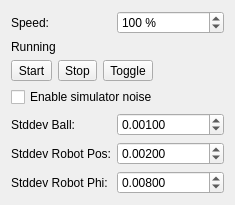
<?xml version="1.0" encoding="UTF-8"?>
<ui version="4.0">
 <class>SimulatorWidget</class>
 <widget class="QWidget" name="SimulatorWidget">
  <property name="geometry">
   <rect>
    <x>0</x>
    <y>0</y>
    <width>235</width>
    <height>201</height>
   </rect>
  </property>
  <property name="windowTitle">
   <string>Form</string>
  </property>
  <layout class="QFormLayout" name="formLayout">
   <property name="fieldGrowthPolicy">
    <enum>QFormLayout::AllNonFixedFieldsGrow</enum>
   </property>
   <item row="0" column="0">
    <widget class="QLabel" name="label">
     <property name="text">
      <string>Speed:</string>
     </property>
    </widget>
   </item>
   <item row="0" column="1">
    <widget class="QSpinBox" name="spinSpeed">
     <property name="suffix">
      <string> %</string>
     </property>
     <property name="minimum">
      <number>1</number>
     </property>
     <property name="maximum">
      <number>1000</number>
     </property>
     <property name="value">
      <number>100</number>
     </property>
    </widget>
   </item>
   <item row="2" column="0" colspan="2">
    <layout class="QHBoxLayout" name="horizontalLayout">
     <item>
      <widget class="QToolButton" name="btnStart">
       <property name="text">
        <string>Start</string>
       </property>
      </widget>
     </item>
     <item>
      <widget class="QToolButton" name="btnStop">
       <property name="text">
        <string>Stop</string>
       </property>
      </widget>
     </item>
     <item>
      <widget class="QToolButton" name="btnToggle">
       <property name="text">
        <string>Toggle</string>
       </property>
       <property name="shortcut">
        <string>Space</string>
       </property>
      </widget>
     </item>
    </layout>
   </item>
   <item row="4" column="0">
    <widget class="QLabel" name="label_2">
     <property name="text">
      <string>Stddev Ball:</string>
     </property>
    </widget>
   </item>
   <item row="4" column="1">
    <widget class="QDoubleSpinBox" name="spinStddevBall">
     <property name="decimals">
      <number>5</number>
     </property>
     <property name="maximum">
      <double>1.000000000000000</double>
     </property>
     <property name="singleStep">
      <double>0.001000000000000</double>
     </property>
     <property name="value">
      <double>0.001000000000000</double>
     </property>
    </widget>
   </item>
   <item row="5" column="0">
    <widget class="QLabel" name="label_3">
     <property name="text">
      <string>Stddev Robot Pos:</string>
     </property>
    </widget>
   </item>
   <item row="5" column="1">
    <widget class="QDoubleSpinBox" name="spinStddevRobotPos">
     <property name="decimals">
      <number>5</number>
     </property>
     <property name="maximum">
      <double>1.000000000000000</double>
     </property>
     <property name="singleStep">
      <double>0.001000000000000</double>
     </property>
     <property name="value">
      <double>0.002000000000000</double>
     </property>
    </widget>
   </item>
   <item row="6" column="0">
    <widget class="QLabel" name="label_4">
     <property name="text">
      <string>Stddev Robot Phi:</string>
     </property>
    </widget>
   </item>
   <item row="6" column="1">
    <widget class="QDoubleSpinBox" name="spinStddevRobotPhi">
     <property name="decimals">
      <number>5</number>
     </property>
     <property name="maximum">
      <double>1.000000000000000</double>
     </property>
     <property name="singleStep">
      <double>0.001000000000000</double>
     </property>
     <property name="value">
      <double>0.008000000000000</double>
     </property>
    </widget>
   </item>
   <item row="3" column="0" colspan="2">
    <widget class="QCheckBox" name="chkEnableNoise">
     <property name="text">
      <string>Enable simulator noise</string>
     </property>
    </widget>
   </item>
   <item row="1" column="0" colspan="2">
    <widget class="QLabel" name="pausedState">
     <property name="text">
      <string>Running</string>
     </property>
    </widget>
   </item>
  </layout>
 </widget>
 <tabstops>
  <tabstop>spinSpeed</tabstop>
  <tabstop>btnStart</tabstop>
  <tabstop>btnStop</tabstop>
 </tabstops>
 <resources/>
 <connections/>
</ui>
